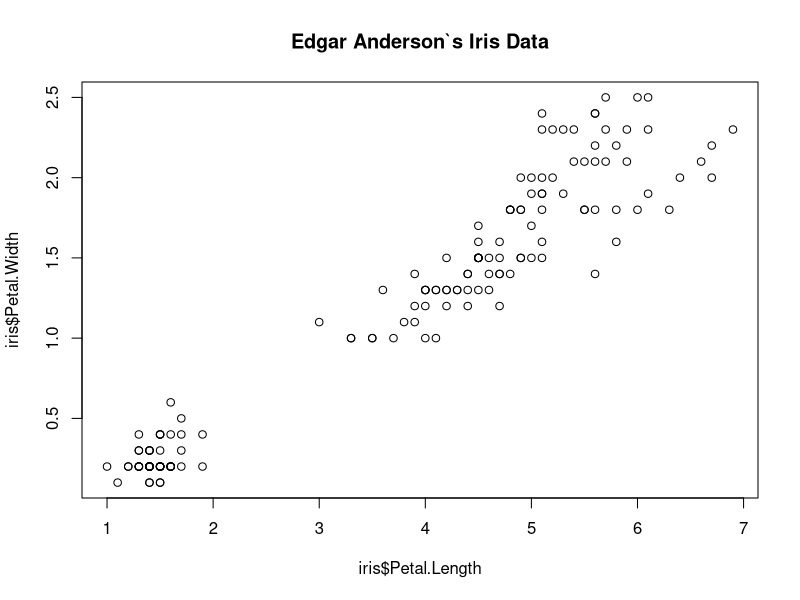
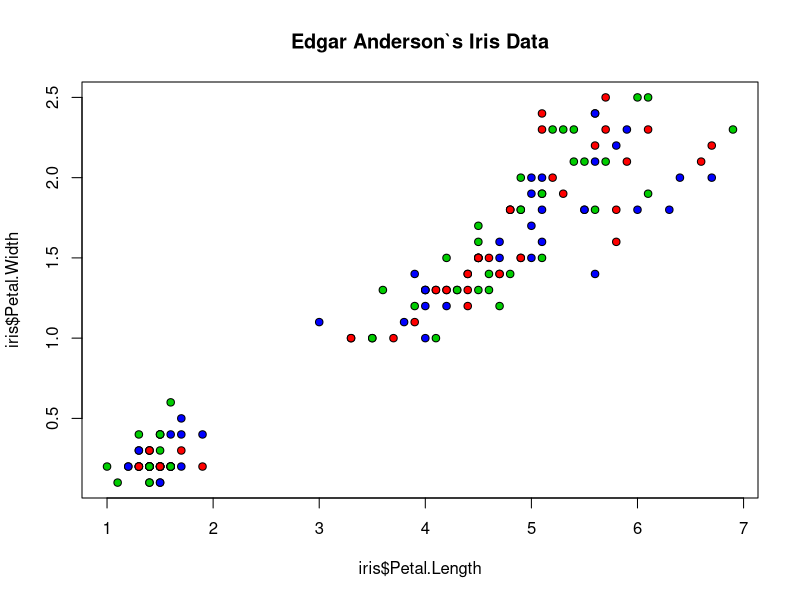
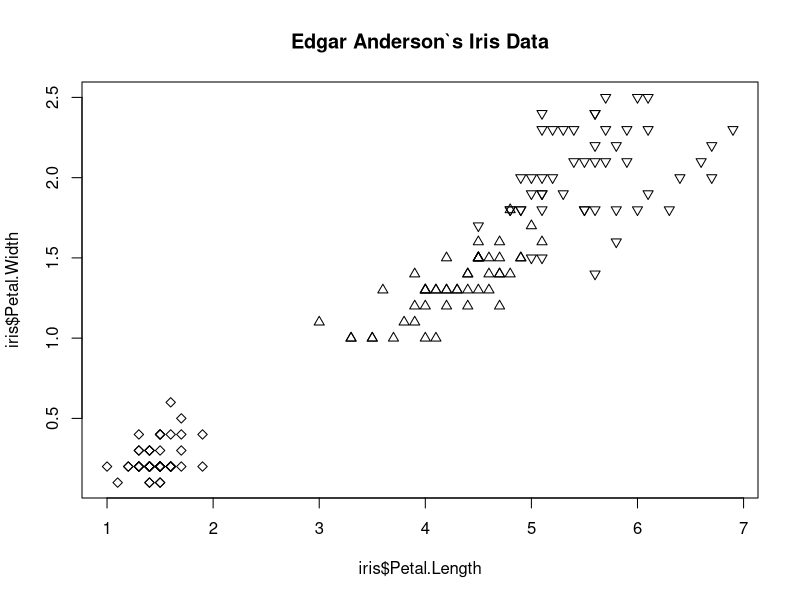
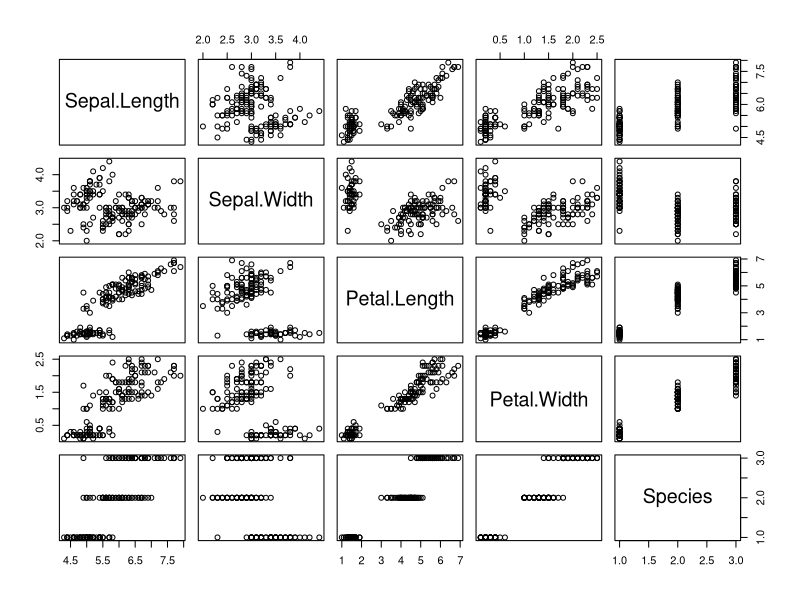

R code for these plots, in order:
## ---- chunk 1
data = matrix(c(  "A",7,1.2,"Bagus"
                , "B",6,1.7,"Kurang bagus"
                , "C",8,1.5,"Bagus"
                , "D",5,1.3,"Kurang bagus"
                , "E",9,1.0,"Bagus"
                , "F",9.5,1.4,"Bagus"
                , "G",8.3,0.8,"Kurang bagus"
                , "H",7.5,1.1,"?"
                ),8,4,TRUE)
print(data)
## ---- chunk 2
data_kebalik = t(data)
print(data_kebalik)
## ---- chunk 3
# dataframe
df = data.frame(x = c(7, 6, 8, 5, 9, 9.5, 8.3, 7.5), y = c(1.2, 1.7, 1.5, 1.3, 1.0, 1.4, 0.8, 1.1), KAT = c("Bagus", "Kurang bagus", "Bagus", "Kurang bagus", "Bagus", "Bagus", "Kurang bagus", "?"))
df_kebalik = t(df)
print(df_kebalik)

## ---- chunk 4
KAT_df<-df[3]
print(KAT_df)
## ---- chunk 5
cari_df<-df[df[,"KAT"]=="Kurang bagus",]
print(cari_df)
## ---- chunk 6
# Terdapat 8 perintah dasar yang akan sangat digunakan dalam kegiatan manipulasi data. Semua fungsi-fungsi dibawah ini sudah termasuk di dalam paket dplyr.

# filter(): Mengambil baris berdasarkan kondisi nilainya.
# distinct(): Menghilangkan baris yang sama atau duplikat.
# arrange(): Mengurutkan baris.
# select(): Mengambil kolom berdasarkan nama kolomnya.
# rename(): Mengubah nama kolom.
# mutate(): Menambahkan atau membuat kolom baru dan menjaga kolom sama yang sudah ada.
# transmute(): Menambahkan atau membuat kolom baru dan menghapus kolom yang sama atau sudah ada
# summarise(): Melakukan komputasi statistika (Contoh: menghitung total (sum) atau rata-rata (mean))

# Adapun fungsi-fungsi yang akan digunakan seperti:

# pull(): Mengambil hanya data atau isi dari kolom berupa vector.
# select(): Memanggil satu atau lebih kolom berupda data table.
# select_if(): Memanggil kolom dengan pengkondisian.
# Helper functions - starts_with(), ends_with(), contains(), matches(), one_of(): Memanggil kolom berdasarkan kriteria tertentu atas nama kolomnya.
## ---- chunk 7
# menghilangkan "kurang bagus" menjadi "kurang"
df$KAT[df$KAT == "Kurang bagus"] <- "Kurang"
df
## ---- chunk 8
train <- df[1:2]
train
## ---- chunk 9
test <- df[8,]
test <- test[1:2]
test
## ---- chunk 10
train <- train[-8,]
train
## ---- chunk 11
cl <- df[3]
cl <- cl[-8,]
cl
## ---- chunk 12
library(class)
hasil <- knn(train, test, cl, k=3)
hasil
## ---- chunk 13
hasil_knn <- cbind(test, label=as.vector(hasil))
## ---- chunk 14
hasil_knn
## ---- chunk 15
hasil <- knn(train, test, cl, k=3, prob=T)
hasil
## ---- chunk 16
iris
head(iris)
## ---- chunk 17
class(iris)
## ---- chunk 18
str(iris)
## ---- chunk 19
colnames(iris)
## ---- chunk 20
iris[,"Petal.Length"]
## ---- chunk 21
# informasi detail utk dataset iris dpt ditampilkan
summary(iris)
## ---- chunk 22
plot(iris$Petal.Length, iris$Petal.Width, main = "Edgar Anderson`s Iris Data")
## ---- chunk 23
plot(iris$Petal.Length, 
     iris$Petal.Width, 
     pch=21,
     bg = c("red","green3","blue"),
     main = "Edgar Anderson`s Iris Data")
## ---- chunk 24
plot(iris$Petal.Length, 
     iris$Petal.Width, 
     pch=c(23,24,25)[unclass(iris$Species)],
     main = "Edgar Anderson`s Iris Data")
## ---- chunk 25
plot(iris)
